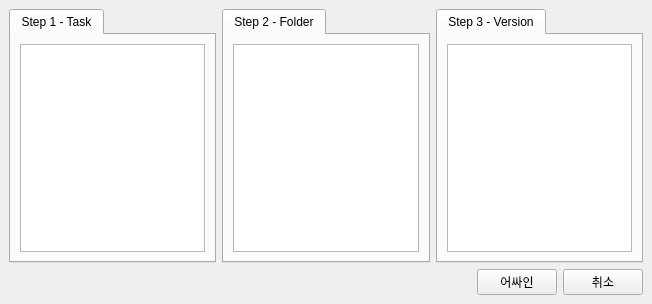
<?xml version="1.0" encoding="UTF-8"?>
<ui version="4.0">
 <class>YTX2_fur_mw</class>
 <widget class="QMainWindow" name="YTX2_fur_mw">
  <property name="geometry">
   <rect>
    <x>0</x>
    <y>0</y>
    <width>652</width>
    <height>304</height>
   </rect>
  </property>
  <property name="windowTitle">
   <string>MainWindow</string>
  </property>
  <widget class="QWidget" name="centralwidget">
   <layout class="QVBoxLayout" name="verticalLayout" stretch="5,1">
    <item>
     <layout class="QHBoxLayout" name="YTX2_select_view_hl" stretch="1,1,1">
      <item>
       <widget class="QTabWidget" name="YTX2_task_tw">
        <property name="currentIndex">
         <number>0</number>
        </property>
        <widget class="QWidget" name="YTX2_task_hl">
         <attribute name="title">
          <string>Step 1 - Task</string>
         </attribute>
         <layout class="QVBoxLayout" name="verticalLayout_2">
          <item>
           <widget class="QListWidget" name="YTX2_task_view_lw"/>
          </item>
         </layout>
        </widget>
       </widget>
      </item>
      <item>
       <widget class="QTabWidget" name="YTX2_folder_tw">
        <property name="currentIndex">
         <number>0</number>
        </property>
        <widget class="QWidget" name="YTX2_folder_hl">
         <attribute name="title">
          <string>Step 2 - Folder</string>
         </attribute>
         <layout class="QVBoxLayout" name="verticalLayout_3">
          <item>
           <widget class="QListWidget" name="YTX2_folder_view_lw"/>
          </item>
         </layout>
        </widget>
       </widget>
      </item>
      <item>
       <widget class="QTabWidget" name="YTX2_version_tw">
        <property name="currentIndex">
         <number>0</number>
        </property>
        <widget class="QWidget" name="YTX2_version_hl">
         <attribute name="title">
          <string>Step 3 - Version</string>
         </attribute>
         <layout class="QVBoxLayout" name="verticalLayout_4">
          <item>
           <widget class="QListWidget" name="YTX2_version_view_lw"/>
          </item>
         </layout>
        </widget>
       </widget>
      </item>
     </layout>
    </item>
    <item>
     <layout class="QHBoxLayout" name="YTX2_btn_hl" stretch="6,1,1">
      <item>
       <spacer name="horizontalSpacer">
        <property name="orientation">
         <enum>Qt::Horizontal</enum>
        </property>
        <property name="sizeHint" stdset="0">
         <size>
          <width>40</width>
          <height>20</height>
         </size>
        </property>
       </spacer>
      </item>
      <item>
       <widget class="QPushButton" name="YTX2_assign_btn">
        <property name="text">
         <string>어싸인</string>
        </property>
       </widget>
      </item>
      <item>
       <widget class="QPushButton" name="YTX2_cancel_btn">
        <property name="text">
         <string>취소</string>
        </property>
       </widget>
      </item>
     </layout>
    </item>
   </layout>
  </widget>
 </widget>
 <resources/>
 <connections/>
</ui>
